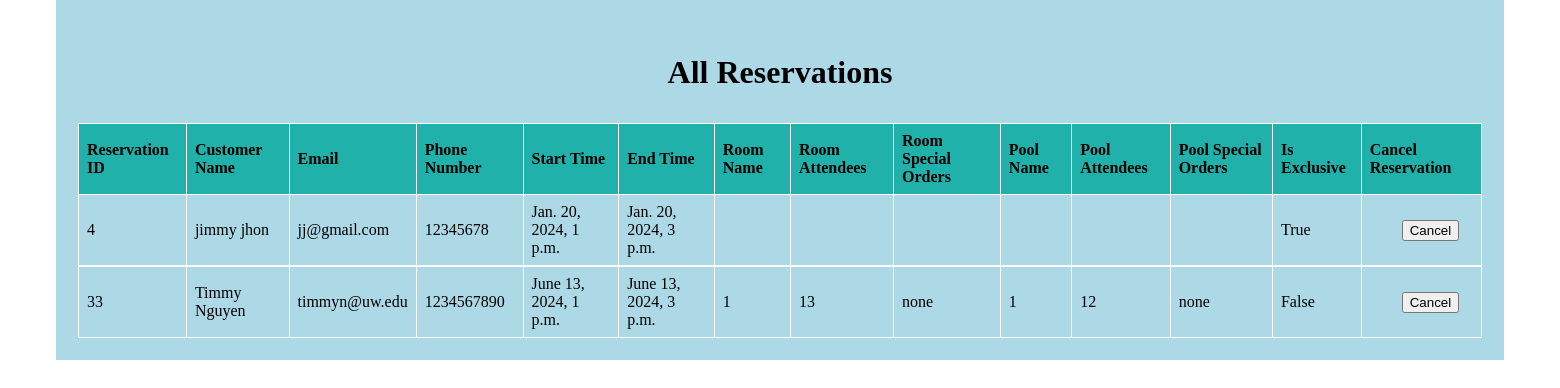
The page /administration/ on the database as committed earlier.
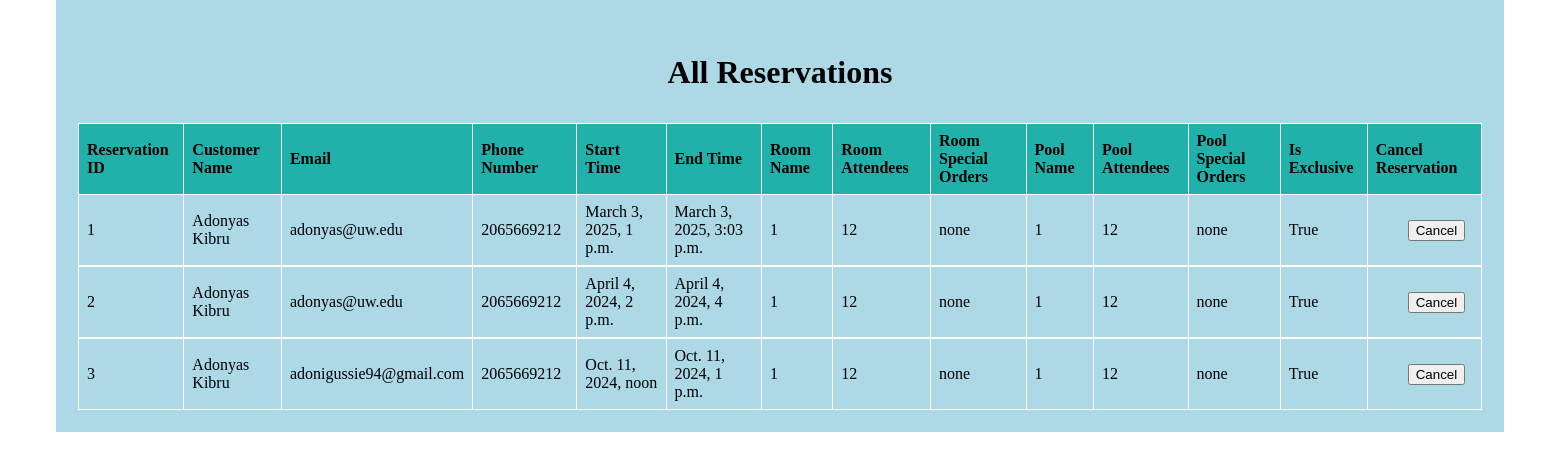
The same page on the database as committed later.
### reservation/models.py (models this page shows, shortened)
class Reservation(models.Model):
    customer = models.ForeignKey(Customer, on_delete=models.CASCADE)
    timeslot = models.ForeignKey(TimeSlot, on_delete=models.CASCADE)
    is_exclusive = models.BooleanField(default=False)
    service = models.ManyToManyField(Service)
    class Meta:
        unique_together = ('customer', 'timeslot')

class Customer(models.Model):
    first_name = models.CharField(max_length=40)
    last_name = models.CharField(max_length=40)
    email = models.EmailField(max_length=40)
    phone_number = models.CharField(max_length=10, null=True, blank=True)

class TimeSlot(models.Model):
    start_time = models.DateTimeField()
    end_time = models.DateTimeField()

class ServiceType(models.Model):
    room_option = models.ForeignKey(RoomOption, on_delete=models.CASCADE, null=True, blank=True)
    pool_option = models.ForeignKey(PoolOption, on_delete=models.CASCADE, null=True, blank=True)

class RoomOption(models.Model):
    class RoomTypes(models.IntegerChoices):
        ROOM_A = 1, 'Room A'
        ROOM_B = 2, 'Room B'
        ROOM_C = 3, 'Room C'
        ROOM_D = 4, 'Room D'
        NONE = 5, 'Do Not Want a Room'
    room_name = models.IntegerField(choices=RoomTypes.choices, default=RoomTypes.NONE)
    attendees = models.IntegerField(default=0)
    timeslot = models.ForeignKey(TimeSlot, on_delete=models.CASCADE, default=0)
    special_orders = models.TextField()
    MAX_ATTENDEES = {
        RoomTypes.ROOM_A: 15,
        RoomTypes.ROOM_B: 30,
        RoomTypes.ROOM_C: 50,
        RoomTypes.ROOM_D: 100,
        RoomTypes.NONE: 0
    }

class PoolOption(models.Model):
    class PoolTypes(models.IntegerChoices):
        POOL_A = 1, 'Pool A'
        POOL_B = 2, 'Pool B'
        POOL_C = 3, 'Pool C'
        POOL_D = 4, 'Pool D'
        NONE = 5, 'Do Not Want To Swim'
    pool_name = models.IntegerField(choices=PoolTypes.choices, default=PoolTypes.NONE)
    attendees = models.IntegerField(default=0)
    timeslot = models.ForeignKey(TimeSlot, on_delete=models.CASCADE,  default=0)
    special_orders = models.TextField()
    MAX_ATTENDEES = {
        PoolTypes.POOL_A: 15,
        PoolTypes.POOL_B: 30,
        PoolTypes.POOL_C: 50,
        PoolTypes.POOL_D: 100,
        PoolTypes.NONE: 0
    }

### reservation/views.py (the view)
# urls.py: path('administration/', views.administration, name='administration'),
def administration(request):
    reservations = Reservation.objects.all()
    return render(request, 'administration.html', {'reservations': reservations})

### reservation/templates/administration.html (shortened to what this page needs)
{% load static %}
<!DOCTYPE html>
<html lang="en">
<head>
    <link rel="stylesheet" href="{% static 'styles.css' %}">
</head>
<body>
    <div class="bop">
    <h1>All Reservations</h1>
    <table>
        <thead>
            <tr>
                <th>Reservation ID</th>
                <th>Customer Name</th>
                <th>Email</th>
                <th>Phone Number</th>
                <th>Start Time</th>
                <th>End Time</th>
                <th>Room Name</th>
                <th>Room Attendees</th>
                <th>Room Special Orders</th>
                <th>Pool Name</th>
                <th>Pool Attendees</th>
                <th>Pool Special Orders</th>
                <th>Is Exclusive</th>
                <th>Cancel Reservation</th>
            </tr>
        </thead>
        <tbody>
            {% for reservation in reservations %}
            <tr>
                <td>{{ reservation.id }}</td>
                <td>{{ reservation.customer.first_name }} {{ reservation.customer.last_name }}</td>
                <td>{{ reservation.customer.email }}</td>
                <td>{{ reservation.customer.phone_number }}</td>
                <td>{{ reservation.timeslot.start_time }}</td>
                <td>{{ reservation.timeslot.end_time }}</td>
                <td>
                    {% for service in reservation.service.all %}
                    {% for service_type in service.service_type.all %}
                    {% if service_type.room_option %}
                    {{ service_type.room_option.room_name }}
                    {% endif %}
                    {% endfor %}
                    {% endfor %}
                </td>
                <td>
                    {% for service in reservation.service.all %}
                    {% for service_type in service.service_type.all %}
                    {% if service_type.room_option %}
                    {{ service_type.room_option.attendees }}
                    {% endif %}
                    {% endfor %}
                    {% endfor %}
                </td>
                <td>
                    {% for service in reservation.service.all %}
                    {% for service_type in service.service_type.all %}
                    {% if service_type.room_option %}
                    {{ service_type.room_option.special_orders }}
                    {% endif %}
                    {% endfor %}
                    {% endfor %}
                </td>
                <td>
                    {% for service in reservation.service.all %}
                    {% for service_type in service.service_type.all %}
                    {% if service_type.pool_option %}
                    {{ service_type.pool_option.pool_name }}
                    {% endif %}
                    {% endfor %}
                    {% endfor %}
                </td>
                <td>
                    {% for service in reservation.service.all %}
                    {% for service_type in service.service_type.all %}
                    {% if service_type.pool_option %}
                    {{ service_type.pool_option.attendees }}
                    {% endif %}
                    {% endfor %}
                    {% endfor %}
                </td>
                <td>
                    {% for service in reservation.service.all %}
                    {% for service_type in service.service_type.all %}
                    {% if service_type.pool_option %}
                    {{ service_type.pool_option.special_orders }}
                    {% endif %}
                    {% endfor %}
                    {% endfor %}
                </td>
                <td>{{ reservation.is_exclusive }}</td>
                <td class="cancel-box">
                    <form method="post" action="{% url 'cancel_reservation' reservation.id %}" class="cancel-button">
                        <button type="submit" class="cancel">Cancel</button>
                    </form>
                </td>
            </tr>
            {% endfor %}
        </tbody>
    </table>
    </div>
</body>
</html>

### reservation/static/styles.css (style rules this page uses)
body { width: 100%; height: 100vh; margin: 0; background-image: url(https://blogs.rochester.edu/thegreendandelion/wp-content/uploads/2022/05/pool-scaled.jpg); color: black; font-family: Tahoma; font-size: 16px; }
h1, p { margin: 1em auto; text-align: center; }
form { width: 60vw; max-width: 500px; min-width: 300px; margin: 0 auto; padding-bottom: 2em; }

### reservation/templates/administration.html (style rules this page uses)
.bop { width: 90%; margin: auto; background-color: lightblue; padding: 22px; min-width: 1300px; max-width: 2000px; }
table { width: 100%; border-collapse: collapse; }
th, td { border: 1px solid white; padding: 8px; }
th { background-color: lightseagreen; text-align: left; }
tr { border-bottom: 2px solid white; }
tr:last-child { border-bottom: none; }
.cancel-button { max-width: 0px; margin: -10px; padding: 0px; }
.cancel-box { max-width: 10px; padding-left: 50px; }

Rows that differ between the two databases and show on the page:
removed Reservation: id "4", customer.first_name "jimmy", customer.last_name "jhon", customer.email "jj@gmail.com", customer.phone_number "12345678", timeslot.start_time "Jan. 20, 2024, 1 p.m.", timeslot.end_time "Jan. 20, 2024, 3 p.m.", is_exclusive "True"
removed Reservation: id "33", customer.first_name "Timmy", customer.last_name "Nguyen", customer.email "timmyn@uw.edu", customer.phone_number "1234567890", timeslot.start_time "June 13, 2024, 1 p.m.", timeslot.end_time "June 13, 2024, 3 p.m.", is_exclusive "False"
removed ServiceType: room_option.room_name "1", room_option.attendees "13", room_option.special_orders "none", pool_option.pool_name "1", pool_option.attendees "12", pool_option.special_orders "none"
added Reservation: id "1", customer.first_name "Adonyas", customer.last_name "Kibru", customer.email "adonyas@uw.edu", customer.phone_number "2065669212", timeslot.start_time "March 3, 2025, 1 p.m.", timeslot.end_time "March 3, 2025, 3:03 p.m.", is_exclusive "True"
added ServiceType: room_option.room_name "1", room_option.attendees "12", room_option.special_orders "none", pool_option.pool_name "1", pool_option.attendees "12", pool_option.special_orders "none"
added Reservation: id "2", customer.first_name "Adonyas", customer.last_name "Kibru", customer.email "adonyas@uw.edu", customer.phone_number "2065669212", timeslot.start_time "April 4, 2024, 2 p.m.", timeslot.end_time "April 4, 2024, 4 p.m.", is_exclusive "True"
added ServiceType: room_option.room_name "1", room_option.attendees "12", room_option.special_orders "none", pool_option.pool_name "1", pool_option.attendees "12", pool_option.special_orders "none"
added Reservation: id "3", customer.first_name "Adonyas", customer.last_name "Kibru", customer.email "adonigussie94@gmail.com", customer.phone_number "2065669212", timeslot.start_time "Oct. 11, 2024, noon", timeslot.end_time "Oct. 11, 2024, 1 p.m.", is_exclusive "True"
added ServiceType: room_option.room_name "1", room_option.attendees "12", room_option.special_orders "none", pool_option.pool_name "1", pool_option.attendees "12", pool_option.special_orders "none"
